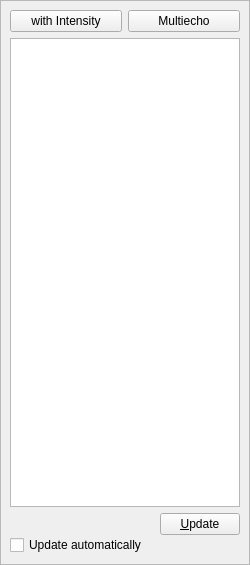
<?xml version="1.0" encoding="UTF-8"?>
<ui version="4.0">
 <class>Step_value_widget_form</class>
 <widget class="QWidget" name="Step_value_widget_form">
  <property name="geometry">
   <rect>
    <x>0</x>
    <y>0</y>
    <width>242</width>
    <height>565</height>
   </rect>
  </property>
  <property name="sizePolicy">
   <sizepolicy hsizetype="Preferred" vsizetype="Preferred">
    <horstretch>0</horstretch>
    <verstretch>0</verstretch>
   </sizepolicy>
  </property>
  <property name="windowTitle">
   <string>Form</string>
  </property>
  <layout class="QVBoxLayout" name="verticalLayout_3">
   <property name="margin">
    <number>0</number>
   </property>
   <item>
    <widget class="QFrame" name="frame_">
     <property name="enabled">
      <bool>true</bool>
     </property>
     <property name="sizePolicy">
      <sizepolicy hsizetype="Preferred" vsizetype="Preferred">
       <horstretch>0</horstretch>
       <verstretch>0</verstretch>
      </sizepolicy>
     </property>
     <property name="frameShape">
      <enum>QFrame::StyledPanel</enum>
     </property>
     <property name="frameShadow">
      <enum>QFrame::Raised</enum>
     </property>
     <layout class="QVBoxLayout" name="verticalLayout_2">
      <item>
       <layout class="QHBoxLayout" name="horizontalLayout_2">
        <item>
         <widget class="QPushButton" name="intensity_button_">
          <property name="text">
           <string>with Intensity</string>
          </property>
          <property name="checkable">
           <bool>true</bool>
          </property>
         </widget>
        </item>
        <item>
         <widget class="QPushButton" name="multiecho_button_">
          <property name="text">
           <string>Multiecho</string>
          </property>
          <property name="checkable">
           <bool>true</bool>
          </property>
         </widget>
        </item>
       </layout>
      </item>
      <item>
       <widget class="QTableWidget" name="table_">
        <property name="sizePolicy">
         <sizepolicy hsizetype="Preferred" vsizetype="Expanding">
          <horstretch>0</horstretch>
          <verstretch>0</verstretch>
         </sizepolicy>
        </property>
        <property name="minimumSize">
         <size>
          <width>230</width>
          <height>0</height>
         </size>
        </property>
       </widget>
      </item>
      <item>
       <layout class="QVBoxLayout" name="verticalLayout">
        <property name="spacing">
         <number>0</number>
        </property>
        <item>
         <layout class="QHBoxLayout" name="horizontalLayout">
          <item>
           <spacer name="horizontalSpacer">
            <property name="orientation">
             <enum>Qt::Horizontal</enum>
            </property>
            <property name="sizeType">
             <enum>QSizePolicy::Preferred</enum>
            </property>
            <property name="sizeHint" stdset="0">
             <size>
              <width>160</width>
              <height>20</height>
             </size>
            </property>
           </spacer>
          </item>
          <item>
           <widget class="QPushButton" name="update_button_">
            <property name="text">
             <string>&amp;Update</string>
            </property>
           </widget>
          </item>
         </layout>
        </item>
        <item>
         <widget class="QCheckBox" name="auto_checkbox_">
          <property name="font">
           <font>
            <pointsize>9</pointsize>
           </font>
          </property>
          <property name="text">
           <string>Update automatically</string>
          </property>
         </widget>
        </item>
       </layout>
      </item>
     </layout>
    </widget>
   </item>
  </layout>
 </widget>
 <resources/>
 <connections/>
</ui>
